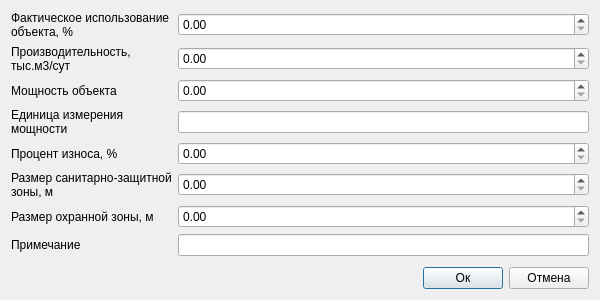
<?xml version="1.0" encoding="UTF-8"?>
<ui version="4.0">
 <class>Dialog</class>
 <widget class="QDialog" name="Dialog">
  <property name="geometry">
   <rect>
    <x>0</x>
    <y>0</y>
    <width>600</width>
    <height>300</height>
   </rect>
  </property>
  <property name="minimumSize">
   <size>
    <width>600</width>
    <height>300</height>
   </size>
  </property>
  <property name="windowTitle">
   <string>Объекты газоснабжения (маркер): Дополнительные атрибуты </string>
  </property>
  <property name="accessibleName">
   <string notr="true">btnSave</string>
  </property>
  <layout class="QVBoxLayout" name="verticalLayout_2">
   <item>
    <layout class="QGridLayout" name="gridLayout_2">
     <item row="0" column="1">
      <layout class="QHBoxLayout" name="horizontalLayout_4">
       <item>
        <layout class="QGridLayout" name="gridLayout_3">
         <item row="9" column="0">
          <widget class="QLabel" name="label_13">
           <property name="text">
            <string>Размер санитарно-защитной 
зоны, м</string>
           </property>
          </widget>
         </item>
         <item row="6" column="1">
          <widget class="QLineEdit" name="tbPowerUnit">
           <property name="clearButtonEnabled">
            <bool>true</bool>
           </property>
          </widget>
         </item>
         <item row="6" column="0">
          <widget class="QLabel" name="label_22">
           <property name="text">
            <string>Единица измерения
мощности</string>
           </property>
          </widget>
         </item>
         <item row="13" column="0">
          <widget class="QLabel" name="label">
           <property name="text">
            <string>Примечание</string>
           </property>
          </widget>
         </item>
         <item row="4" column="1">
          <widget class="QgsDoubleSpinBox" name="sbPower">
           <property name="maximum">
            <double>10000000.000000000000000</double>
           </property>
           <property name="clearValue">
            <bool>true</bool>
           </property>
          </widget>
         </item>
         <item row="2" column="0">
          <widget class="QLabel" name="label_12">
           <property name="text">
            <string>Производительность,
тыс.м3/сут</string>
           </property>
          </widget>
         </item>
         <item row="13" column="1">
          <widget class="QLineEdit" name="tbNote">
           <property name="clearButtonEnabled">
            <bool>true</bool>
           </property>
          </widget>
         </item>
         <item row="11" column="0">
          <widget class="QLabel" name="label_9">
           <property name="text">
            <string>Размер охранной зоны, м</string>
           </property>
          </widget>
         </item>
         <item row="7" column="1">
          <widget class="QgsDoubleSpinBox" name="sbWearPercentage">
           <property name="maximum">
            <double>100.000000000000000</double>
           </property>
           <property name="clearValue">
            <bool>true</bool>
           </property>
          </widget>
         </item>
         <item row="4" column="0">
          <widget class="QLabel" name="label_8">
           <property name="text">
            <string>Мощность объекта</string>
           </property>
          </widget>
         </item>
         <item row="9" column="1">
          <widget class="QgsDoubleSpinBox" name="sbSizeOfSanitaryProtectionZone">
           <property name="maximum">
            <double>10000000.000000000000000</double>
           </property>
           <property name="clearValue">
            <bool>true</bool>
           </property>
          </widget>
         </item>
         <item row="2" column="1">
          <widget class="QgsDoubleSpinBox" name="sbCapacity">
           <property name="maximum">
            <double>10000000.000000000000000</double>
           </property>
           <property name="clearValue">
            <bool>true</bool>
           </property>
          </widget>
         </item>
         <item row="0" column="0">
          <widget class="QLabel" name="label_11">
           <property name="text">
            <string>Фактическое использование 
объекта, %</string>
           </property>
          </widget>
         </item>
         <item row="0" column="1">
          <widget class="QgsDoubleSpinBox" name="sbActualUseOfTheObject">
           <property name="maximum">
            <double>100.000000000000000</double>
           </property>
           <property name="clearValue">
            <bool>true</bool>
           </property>
          </widget>
         </item>
         <item row="7" column="0">
          <widget class="QLabel" name="label_24">
           <property name="text">
            <string>Процент износа, %</string>
           </property>
          </widget>
         </item>
         <item row="11" column="1">
          <widget class="QgsDoubleSpinBox" name="sbGuardZoneSize">
           <property name="maximum">
            <double>10000000.000000000000000</double>
           </property>
           <property name="clearValue">
            <bool>true</bool>
           </property>
          </widget>
         </item>
        </layout>
       </item>
      </layout>
     </item>
     <item row="3" column="1">
      <layout class="QHBoxLayout" name="horizontalLayout">
       <item>
        <spacer name="horizontalSpacer">
         <property name="orientation">
          <enum>Qt::Horizontal</enum>
         </property>
         <property name="sizeHint" stdset="0">
          <size>
           <width>40</width>
           <height>20</height>
          </size>
         </property>
        </spacer>
       </item>
       <item>
        <widget class="QPushButton" name="btnOk">
         <property name="accessibleName">
          <string notr="true">btnSave</string>
         </property>
         <property name="text">
          <string>Ок</string>
         </property>
         <property name="default">
          <bool>true</bool>
         </property>
        </widget>
       </item>
       <item>
        <widget class="QPushButton" name="btnCancel">
         <property name="accessibleName">
          <string notr="true">btnCancel</string>
         </property>
         <property name="text">
          <string>Отмена</string>
         </property>
        </widget>
       </item>
      </layout>
     </item>
     <item row="2" column="1">
      <layout class="QHBoxLayout" name="horizontalLayout_2">
       <item>
        <spacer name="verticalSpacer">
         <property name="orientation">
          <enum>Qt::Vertical</enum>
         </property>
         <property name="sizeHint" stdset="0">
          <size>
           <width>20</width>
           <height>40</height>
          </size>
         </property>
        </spacer>
       </item>
      </layout>
     </item>
    </layout>
   </item>
  </layout>
 </widget>
 <customwidgets>
  <customwidget>
   <class>QgsDoubleSpinBox</class>
   <extends>QDoubleSpinBox</extends>
   <header>qgsdoublespinbox.h</header>
  </customwidget>
 </customwidgets>
 <tabstops>
  <tabstop>sbActualUseOfTheObject</tabstop>
  <tabstop>sbCapacity</tabstop>
  <tabstop>sbPower</tabstop>
  <tabstop>tbPowerUnit</tabstop>
  <tabstop>sbWearPercentage</tabstop>
  <tabstop>sbSizeOfSanitaryProtectionZone</tabstop>
  <tabstop>sbGuardZoneSize</tabstop>
  <tabstop>tbNote</tabstop>
  <tabstop>btnOk</tabstop>
  <tabstop>btnCancel</tabstop>
 </tabstops>
 <resources/>
 <connections/>
</ui>
